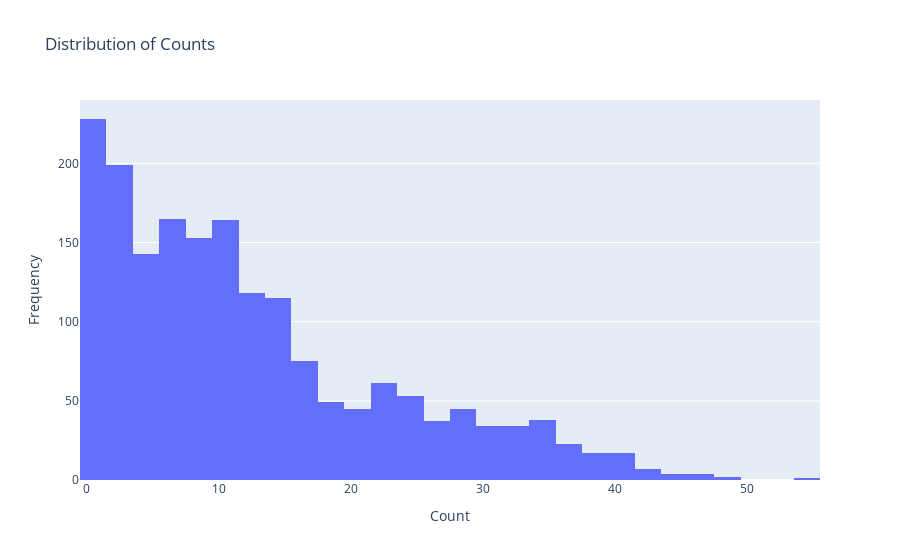

Notebook code for this chart:
### Markdown cell above
<h2>EDA

### Code cell
# Distribution of Counts:

fig = go.Figure()
fig.add_trace(go.Histogram(x=data_df["car_count"], nbinsx=40, name="car_counts"))
fig.update_layout(
    title_text="Distribution of Counts", xaxis_title="Count", yaxis_title="Frequency"
)
fig.show()

### Figure 1 — Plotly figure (JSON) as saved in the notebook; plotly's stock layout.template omitted (floating-point values rounded to 4 significant figures; data arrays with more than 128 entries replaced by an {"elided": "..."} marker saying what was removed)
{"data": [{"name": "car_counts", "nbinsx": 40, "type": "histogram", "x": {"elided": "1831 int values"}}], "layout": {"title": {"text": "Distribution of Counts"}, "xaxis": {"title": {"text": "Count"}}, "yaxis": {"title": {"text": "Frequency"}}}}
